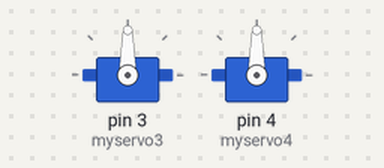
Simulated run of this sketch. Board: Arduino Uno, built with avr-gcc and run on an emulated ATmega328P. On the bench: 2 × servo.

Above: at 0.05 s.
Timing chart, 0 to 5.8 s (numbered marks = the images above):
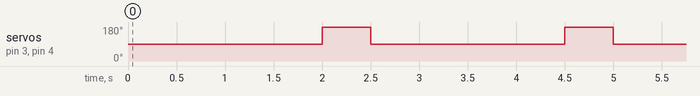

The sketch:

p1test.ino
```cpp
#include <Servo.h>
Servo myservo3,myservo4;
const int trig = 10;      //超音波腳位
const int echo = 9;
void setup() {
  Serial.begin(9600);
  // put your setup code here, to run once:
 myservo3.attach(3);    //左邊伺服馬達連接
  myservo4.attach(4);
}

void loop() {
  delay(2000);
  // put your main code here, to run repeatedly:
 myservo3.write(180);
   myservo4.write(180);
   delay(500);
    myservo3.write(90);
   myservo4.write(90);
 /*  pinMode (trig, OUTPUT);          //超音波運行
  pinMode (echo, INPUT);
  float duration, distance;
  digitalWrite(trig, HIGH);
  delayMicroseconds(1000);
  digitalWrite(trig, LOW);
  duration = pulseIn (echo, HIGH);
  distance = (duration/2)/29;
  Serial.print(distance);
  Serial.println(" cm");
  if(distance<15){
    myservo3.write(0);
      myservo4.write(90);
      delay(500);
      myservo3.write(0);
      myservo4.write(170);
      delay(1500);
      myservo3.write(90);
      myservo4.write(170);
      delay(1000);
      myservo3.write(0);
      myservo4.write(170);
      delay(2000);
      myservo3.write(0);
      myservo4.write(90);
       delay(400);
       myservo3.write(0);
      myservo4.write(170);}
      else if(distance>16){
      myservo3.write(0);
      myservo4.write(170);
      } */

}
```

Measured:
- by itself, servo on pin 3 (myservo3), servo on pin 4 (myservo4): alternates 180° for 0.50 s and 90° for 2.0 s
